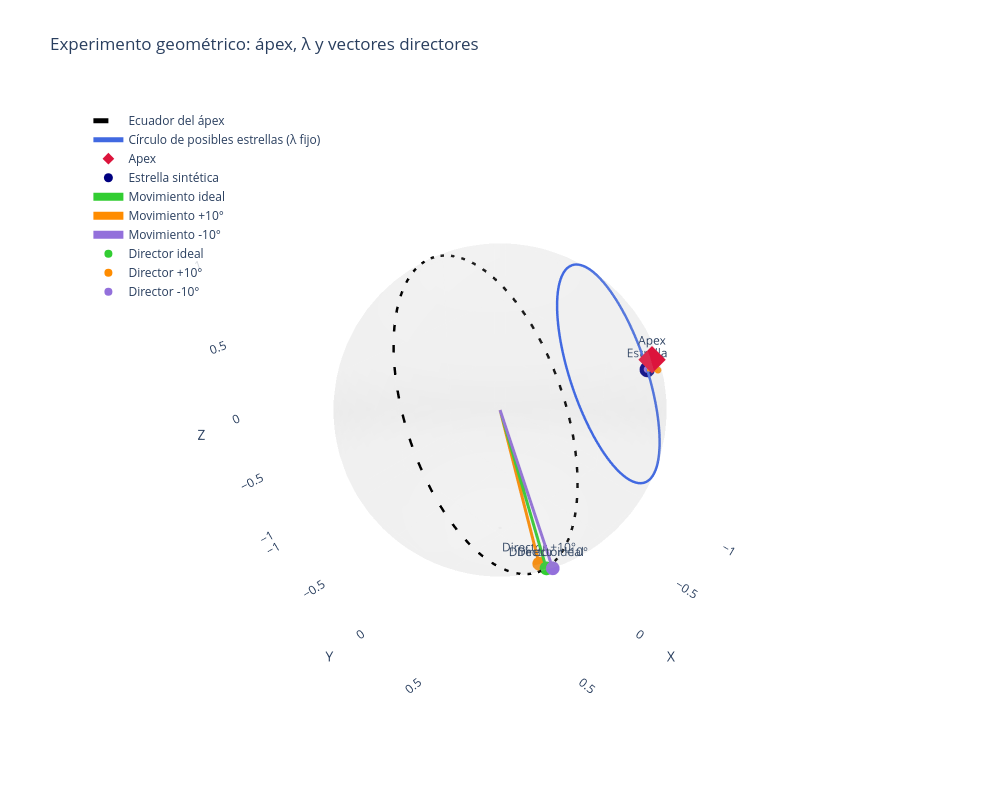

Notebook code cell kept with this figure:
### Code cell
experiment = build_apex_lambda_experiment(
    apex_ra_deg=120.0,
    apex_dec_deg=30.0,
    lambda_deg=40.0,     # separación apex-estrella
    phase_deg=75.0,      # dónde cae la estrella sobre el círculo lambda
    deviation_deg=10.0,  # +10° y -10°
    motion_step_deg=12.0
)

print(experiment["checks"])

fig = plot_apex_lambda_experiment_sphere(experiment)

### Figure 1 — Plotly figure (JSON) as saved in the notebook; plotly's stock layout.template omitted (floating-point values rounded to 4 significant figures; data arrays with more than 128 entries replaced by an {"elided": "..."} marker saying what was removed)
{"data": [{"colorscale": [[0, "lightgray"], [1, "lightgray"]], "hoverinfo": "skip", "name": "Esfera", "opacity": 0.12, "showscale": false, "type": "surface", "x": {"elided": "35x70 float values"}, "y": {"elided": "35x70 float values"}, "z": {"elided": "35x70 float values"}}, {"hoverinfo": "skip", "line": {"color": "black", "dash": "dash", "width": 5}, "mode": "lines", "name": "Ecuador del ápex", "type": "scatter3d", "x": {"elided": "361 float values"}, "y": {"elided": "361 float values"}, "z": {"elided": "361 float values"}}, {"hoverinfo": "skip", "line": {"color": "royalblue", "width": 5}, "mode": "lines", "name": "Círculo de posibles estrellas (λ fijo)", "type": "scatter3d", "x": {"elided": "361 float values"}, "y": {"elided": "361 float values"}, "z": {"elided": "361 float values"}}, {"customdata": [[120, 30]], "hovertemplate": "<b>Apex</b><br>RA = %{customdata[0]:.6f} deg<br>Dec = %{customdata[1]:.6f} deg<br>X = %{x:.6f}<br>Y = %{y:.6f}<br>Z = %{z:.6f}<extra></extra>", "marker": {"color": "crimson", "size": 9, "symbol": "diamond"}, "mode": "markers+text", "name": "Apex", "text": ["Apex"], "textposition": "top center", "type": "scatter3d", "x": [-0.433], "y": [0.75], "z": [0.5]}, {"customdata": [[153.6, 5.478]], "hovertemplate": "<b>Estrella sintética</b><br>RA = %{customdata[0]:.6f} deg<br>Dec = %{customdata[1]:.6f} deg<br>X = %{x:.6f}<br>Y = %{y:.6f}<br>Z = %{z:.6f}<extra></extra>", "marker": {"color": "navy", "size": 9, "symbol": "circle"}, "mode": "markers+text", "name": "Estrella sintética", "text": ["Estrella"], "textposition": "top center", "type": "scatter3d", "x": [-0.8914], "y": [0.4431], "z": [0.09547]}, {"hoverinfo": "skip", "line": {"color": "limegreen", "width": 8}, "marker": {"color": "limegreen", "size": 4}, "mode": "lines+markers", "name": "Movimiento ideal", "type": "scatter3d", "x": [-0.8914, -0.7911], "y": [0.4431, 0.5662], "z": [0.09547, 0.2315]}, {"hoverinfo": "skip", "line": {"color": "darkorange", "width": 8}, "marker": {"color": "darkorange", "size": 4}, "mode": "lines+markers", "name": "Movimiento +10°", "type": "scatter3d", "x": [-0.8914, -0.7839], "y": [0.4431, 0.5869], "z": [0.09547, 0.2026]}, {"hoverinfo": "skip", "line": {"color": "mediumpurple", "width": 8}, "marker": {"color": "mediumpurple", "size": 4}, "mode": "lines+markers", "name": "Movimiento -10°", "type": "scatter3d", "x": [-0.8914, -0.8007], "y": [0.4431, 0.5415], "z": [0.09547, 0.2561]}, {"hoverinfo": "skip", "line": {"color": "limegreen", "width": 6}, "mode": "lines", "name": "Director ideal (vector)", "showlegend": false, "type": "scatter3d", "x": [0, 0.2333], "y": [0, 0.629], "z": [0, -0.7415]}, {"customdata": [[69.65, -47.86]], "hovertemplate": "<b>Director ideal</b><br>RA = %{customdata[0]:.6f} deg<br>Dec = %{customdata[1]:.6f} deg<br>X = %{x:.6f}<br>Y = %{y:.6f}<br>Z = %{z:.6f}<extra></extra>", "marker": {"color": "limegreen", "size": 8}, "mode": "markers+text", "name": "Director ideal", "text": ["Director ideal"], "textposition": "top center", "type": "scatter3d", "x": [0.2333], "y": [0.629], "z": [-0.7415]}, {"hoverinfo": "skip", "line": {"color": "darkorange", "width": 6}, "mode": "lines", "name": "Director +10° (vector)", "showlegend": false, "type": "scatter3d", "x": [0, 0.1623], "y": [0, 0.5086], "z": [0, -0.8456]}, {"customdata": [[72.3, -57.73]], "hovertemplate": "<b>Director +10°</b><br>RA = %{customdata[0]:.6f} deg<br>Dec = %{customdata[1]:.6f} deg<br>X = %{x:.6f}<br>Y = %{y:.6f}<br>Z = %{z:.6f}<extra></extra>", "marker": {"color": "darkorange", "size": 8}, "mode": "markers+text", "name": "Director +10°", "text": ["Director +10°"], "textposition": "top center", "type": "scatter3d", "x": [0.1623], "y": [0.5086], "z": [-0.8456]}, {"hoverinfo": "skip", "line": {"color": "mediumpurple", "width": 6}, "mode": "lines", "name": "Director -10° (vector)", "showlegend": false, "type": "scatter3d", "x": [0, 0.2972], "y": [0, 0.7304], "z": [0, -0.6149]}, {"customdata": [[67.86, -37.95]], "hovertemplate": "<b>Director -10°</b><br>RA = %{customdata[0]:.6f} deg<br>Dec = %{customdata[1]:.6f} deg<br>X = %{x:.6f}<br>Y = %{y:.6f}<br>Z = %{z:.6f}<extra></extra>", "marker": {"color": "mediumpurple", "size": 8}, "mode": "markers+text", "name": "Director -10°", "text": ["Director -10°"], "textposition": "top center", "type": "scatter3d", "x": [0.2972], "y": [0.7304], "z": [-0.6149]}], "layout": {"height": 800, "legend": {"bgcolor": "rgba(255,255,255,0.8)", "x": 0.01, "y": 0.99}, "scene": {"aspectmode": "data", "xaxis": {"showbackground": false, "title": {"text": "X"}}, "yaxis": {"showbackground": false, "title": {"text": "Y"}}, "zaxis": {"showbackground": false, "title": {"text": "Z"}}}, "title": {"text": "Experimento geométrico: ápex, λ y vectores directores"}, "width": 1000}}
